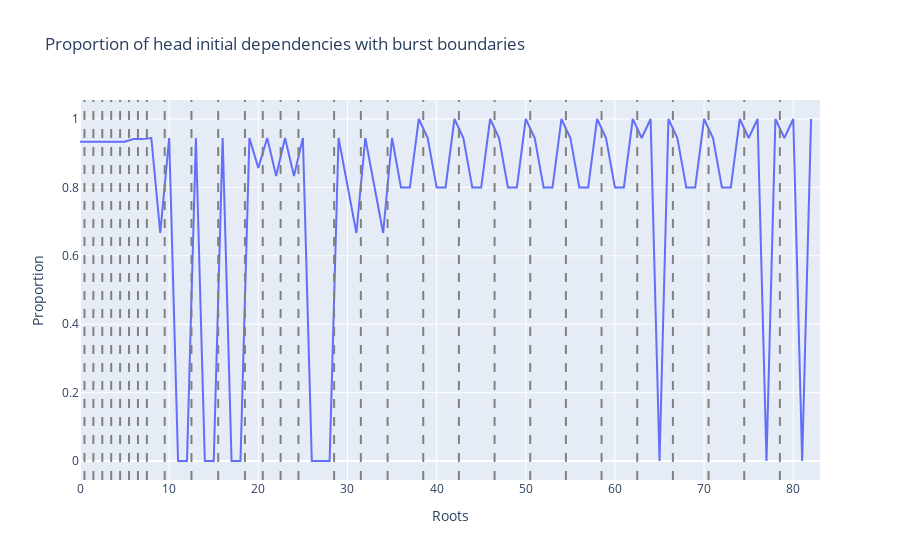

Notebook source saved alongside this figure:
### Code cell
import pandas as pd
import plotly.graph_objects as go
flat_mhd_values = []
sentence_boundaries = []
current_index = 0

for k, values in hv_hid.items():
    flat_mhd_values.extend(values)
    current_index += len(values)
    sentence_boundaries.append(current_index - 1)  # Subtract 1 because index is 0-based

# Create a Plotly figure
fig = go.Figure()

# Add a line trace for mhd_values
fig.add_trace(go.Scatter(x=list(range(len(flat_mhd_values))), y=flat_mhd_values, mode='lines', name='MHD Values'))

# Add vertical lines at sentence boundaries
for boundary in sentence_boundaries[:-1]:  # Skip the last boundary
    fig.add_vline(x=boundary + 0.5, line_width=2, line_dash="dash", line_color="grey")

# Update layout
fig.update_layout(title='Proportion of head initial dependencies with burst boundaries', xaxis_title='Roots', yaxis_title='Proportion', xaxis=dict(range=[0, 83]))

# Show plot
fig.show()

### Figure 1 — Plotly figure (JSON) as saved in the notebook; plotly's stock layout.template omitted (floating-point values rounded to 4 significant figures)
{"data": [{"mode": "lines", "name": "MHD Values", "type": "scatter", "x": [0, 1, 2, 3, 4, 5, 6, 7, 8, 9, 10, 11, 12, 13, 14, 15, 16, 17, 18, 19, 20, 21, 22, 23, 24, 25, 26, 27, 28, 29, 30, 31, 32, 33, 34, 35, 36, 37, 38, 39, 40, 41, 42, 43, 44, 45, 46, 47, 48, 49, 50, 51, 52, 53, 54, 55, 56, 57, 58, 59, 60, 61, 62, 63, 64, 65, 66, 67, 68, 69, 70, 71, 72, 73, 74, 75, 76, 77, 78, 79, 80, 81, 82], "y": [0.9333, 0.9333, 0.9333, 0.9333, 0.9333, 0.9333, 0.9412, 0.9412, 0.9444, 0.6667, 0.9444, 0, 0, 0.9444, 0, 0, 0.9444, 0, 0, 0.9444, 0.8571, 0.9444, 0.8333, 0.9444, 0.8333, 0.9444, 0, 0, 0, 0.9444, 0.8, 0.6667, 0.9444, 0.8, 0.6667, 0.9444, 0.8, 0.8, 1, 0.9444, 0.8, 0.8, 1, 0.9444, 0.8, 0.8, 1, 0.9444, 0.8, 0.8, 1, 0.9444, 0.8, 0.8, 1, 0.9444, 0.8, 0.8, 1, 0.9444, 0.8, 0.8, 1, 0.9444, 1, 0, 1, 0.9444, 0.8, 0.8, 1, 0.9444, 0.8, 0.8, 1, 0.9444, 1, 0, 1, 0.9444, 1, 0, 1]}], "layout": {"shapes": [{"line": {"color": "grey", "dash": "dash", "width": 2}, "type": "line", "x0": 0.5, "x1": 0.5, "xref": "x", "y0": 0, "y1": 1, "yref": "y domain"}, {"line": {"color": "grey", "dash": "dash", "width": 2}, "type": "line", "x0": 1.5, "x1": 1.5, "xref": "x", "y0": 0, "y1": 1, "yref": "y domain"}, {"line": {"color": "grey", "dash": "dash", "width": 2}, "type": "line", "x0": 2.5, "x1": 2.5, "xref": "x", "y0": 0, "y1": 1, "yref": "y domain"}, {"line": {"color": "grey", "dash": "dash", "width": 2}, "type": "line", "x0": 3.5, "x1": 3.5, "xref": "x", "y0": 0, "y1": 1, "yref": "y domain"}, {"line": {"color": "grey", "dash": "dash", "width": 2}, "type": "line", "x0": 4.5, "x1": 4.5, "xref": "x", "y0": 0, "y1": 1, "yref": "y domain"}, {"line": {"color": "grey", "dash": "dash", "width": 2}, "type": "line", "x0": 5.5, "x1": 5.5, "xref": "x", "y0": 0, "y1": 1, "yref": "y domain"}, {"line": {"color": "grey", "dash": "dash", "width": 2}, "type": "line", "x0": 6.5, "x1": 6.5, "xref": "x", "y0": 0, "y1": 1, "yref": "y domain"}, {"line": {"color": "grey", "dash": "dash", "width": 2}, "type": "line", "x0": 7.5, "x1": 7.5, "xref": "x", "y0": 0, "y1": 1, "yref": "y domain"}, {"line": {"color": "grey", "dash": "dash", "width": 2}, "type": "line", "x0": 9.5, "x1": 9.5, "xref": "x", "y0": 0, "y1": 1, "yref": "y domain"}, {"line": {"color": "grey", "dash": "dash", "width": 2}, "type": "line", "x0": 12.5, "x1": 12.5, "xref": "x", "y0": 0, "y1": 1, "yref": "y domain"}, {"line": {"color": "grey", "dash": "dash", "width": 2}, "type": "line", "x0": 15.5, "x1": 15.5, "xref": "x", "y0": 0, "y1": 1, "yref": "y domain"}, {"line": {"color": "grey", "dash": "dash", "width": 2}, "type": "line", "x0": 18.5, "x1": 18.5, "xref": "x", "y0": 0, "y1": 1, "yref": "y domain"}, {"line": {"color": "grey", "dash": "dash", "width": 2}, "type": "line", "x0": 20.5, "x1": 20.5, "xref": "x", "y0": 0, "y1": 1, "yref": "y domain"}, {"line": {"color": "grey", "dash": "dash", "width": 2}, "type": "line", "x0": 22.5, "x1": 22.5, "xref": "x", "y0": 0, "y1": 1, "yref": "y domain"}, {"line": {"color": "grey", "dash": "dash", "width": 2}, "type": "line", "x0": 24.5, "x1": 24.5, "xref": "x", "y0": 0, "y1": 1, "yref": "y domain"}, {"line": {"color": "grey", "dash": "dash", "width": 2}, "type": "line", "x0": 28.5, "x1": 28.5, "xref": "x", "y0": 0, "y1": 1, "yref": "y domain"}, {"line": {"color": "grey", "dash": "dash", "width": 2}, "type": "line", "x0": 31.5, "x1": 31.5, "xref": "x", "y0": 0, "y1": 1, "yref": "y domain"}, {"line": {"color": "grey", "dash": "dash", "width": 2}, "type": "line", "x0": 34.5, "x1": 34.5, "xref": "x", "y0": 0, "y1": 1, "yref": "y domain"}, {"line": {"color": "grey", "dash": "dash", "width": 2}, "type": "line", "x0": 38.5, "x1": 38.5, "xref": "x", "y0": 0, "y1": 1, "yref": "y domain"}, {"line": {"color": "grey", "dash": "dash", "width": 2}, "type": "line", "x0": 42.5, "x1": 42.5, "xref": "x", "y0": 0, "y1": 1, "yref": "y domain"}, {"line": {"color": "grey", "dash": "dash", "width": 2}, "type": "line", "x0": 46.5, "x1": 46.5, "xref": "x", "y0": 0, "y1": 1, "yref": "y domain"}, {"line": {"color": "grey", "dash": "dash", "width": 2}, "type": "line", "x0": 50.5, "x1": 50.5, "xref": "x", "y0": 0, "y1": 1, "yref": "y domain"}, {"line": {"color": "grey", "dash": "dash", "width": 2}, "type": "line", "x0": 54.5, "x1": 54.5, "xref": "x", "y0": 0, "y1": 1, "yref": "y domain"}, {"line": {"color": "grey", "dash": "dash", "width": 2}, "type": "line", "x0": 58.5, "x1": 58.5, "xref": "x", "y0": 0, "y1": 1, "yref": "y domain"}, {"line": {"color": "grey", "dash": "dash", "width": 2}, "type": "line", "x0": 62.5, "x1": 62.5, "xref": "x", "y0": 0, "y1": 1, "yref": "y domain"}, {"line": {"color": "grey", "dash": "dash", "width": 2}, "type": "line", "x0": 66.5, "x1": 66.5, "xref": "x", "y0": 0, "y1": 1, "yref": "y domain"}, {"line": {"color": "grey", "dash": "dash", "width": 2}, "type": "line", "x0": 70.5, "x1": 70.5, "xref": "x", "y0": 0, "y1": 1, "yref": "y domain"}, {"line": {"color": "grey", "dash": "dash", "width": 2}, "type": "line", "x0": 74.5, "x1": 74.5, "xref": "x", "y0": 0, "y1": 1, "yref": "y domain"}, {"line": {"color": "grey", "dash": "dash", "width": 2}, "type": "line", "x0": 78.5, "x1": 78.5, "xref": "x", "y0": 0, "y1": 1, "yref": "y domain"}], "title": {"text": "Proportion of head initial dependencies with burst boundaries"}, "xaxis": {"range": [0, 83], "title": {"text": "Roots"}}, "yaxis": {"title": {"text": "Proportion"}}}}
